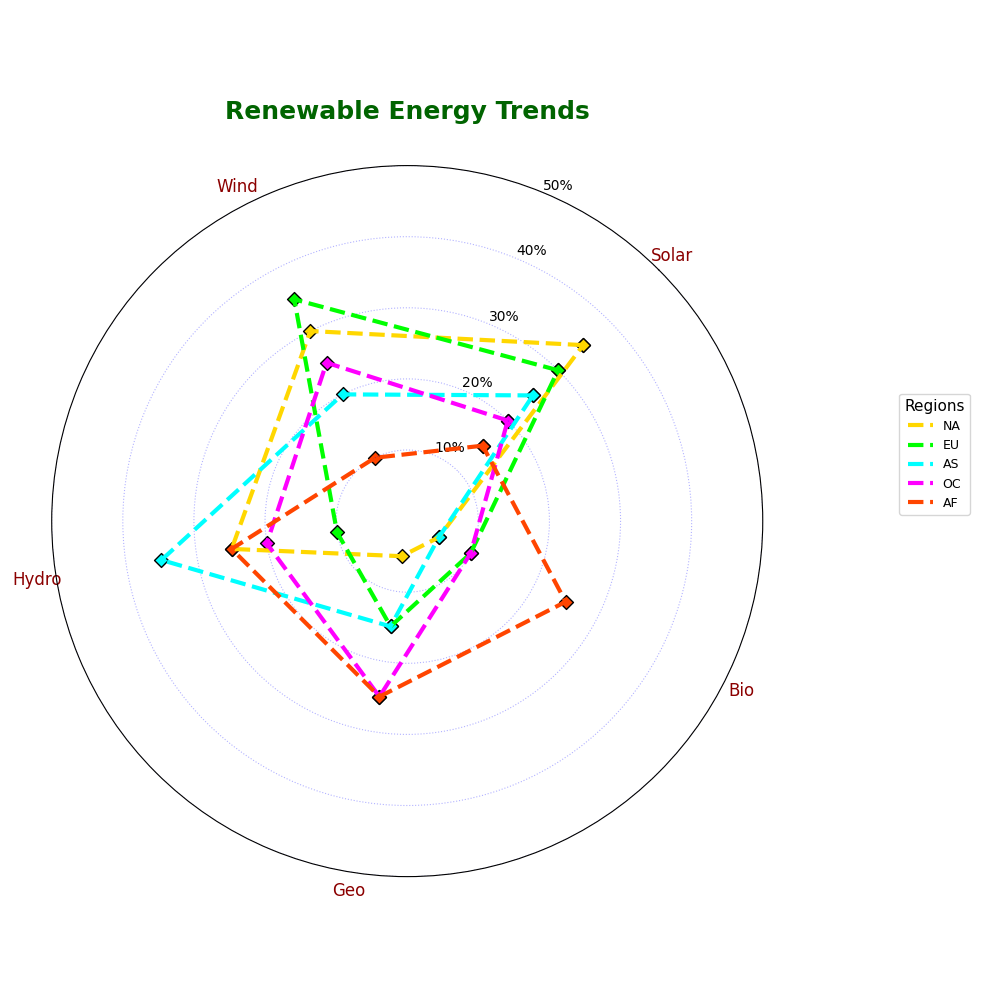

The script that drew this image:
import numpy as np
import matplotlib.pyplot as plt

sectors = ['Solar', 'Wind', 'Hydro', 'Geo', 'Bio']
regions = ['NA', 'EU', 'AS', 'OC', 'AF']

data = {
    'NA': [35, 30, 25, 5, 5],
    'EU': [30, 35, 10, 15, 10],
    'AS': [25, 20, 35, 15, 5],
    'OC': [20, 25, 20, 25, 10],
    'AF': [15, 10, 25, 25, 25]
}

def create_radar_chart(sectors, data, title, region_colors):
    num_vars = len(sectors)
    angles = np.linspace(0, 2 * np.pi, num_vars, endpoint=False).tolist()
    angles += angles[:1]

    fig, ax = plt.subplots(figsize=(10, 10), subplot_kw=dict(polar=True))
    ax.set_theta_offset(np.pi / 4)
    ax.set_theta_direction(1)
    ax.set_xticks(angles[:-1])
    ax.set_xticklabels(sectors, fontsize=12, color='darkred')

    for idx, (region, values) in enumerate(data.items()):
        values += values[:1]
        ax.plot(angles, values, linewidth=3, linestyle='dashed', label=region, color=region_colors[idx])
        ax.scatter(angles, values, color=region_colors[idx], s=50, marker='D', edgecolors='black')

    plt.title(title, size=18, weight='bold', color='darkgreen', va='bottom', pad=30)
    plt.legend(loc='lower right', bbox_to_anchor=(1.3, 0.5), fontsize=9, title="Regions", title_fontsize=11)
    ax.yaxis.grid(True, color='blue', linestyle=':', alpha=0.3)
    ax.xaxis.grid(False)
    ax.set_yticks([10, 20, 30, 40, 50])
    ax.set_yticklabels(['10%', '20%', '30%', '40%', '50%'], color='black', size=10)
    plt.tight_layout()
    plt.show()

region_colors = ['#FFD700', '#00FF00', '#00FFFF', '#FF00FF', '#FF4500']
title = "Renewable Energy Trends"
create_radar_chart(sectors, data, title, region_colors)
